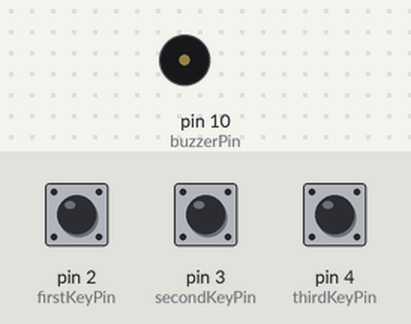
Recording of a sketch running on a simulated Arduino Uno, built with avr-gcc and run on an emulated ATmega328P. On the bench: buzzer (waves = sounding). The test bench sets the inputs (shaded band); at power-on: pin 2 (firstKeyPin) HIGH, pin 3 (secondKeyPin) HIGH, pin 4 (thirdKeyPin) HIGH.

Above: at 1.2 s.
1.3 s: pin 2 (firstKeyPin) pulled LOW for 0.15 s
At 1.37 s:
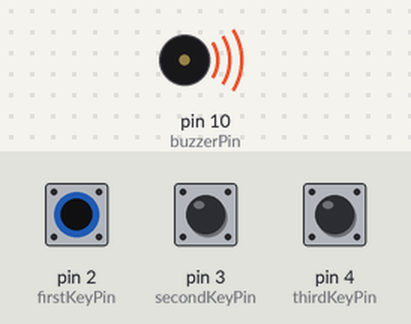
2.9 s: pin 2 (firstKeyPin) pulled LOW for 3.2 s
At 6.7 s:
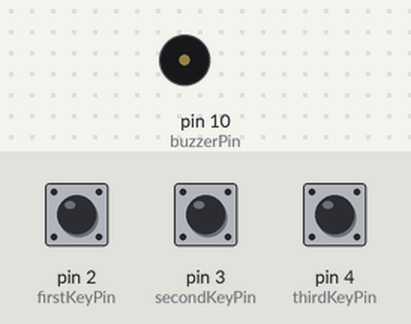
7.6 s: pin 3 (secondKeyPin) pulled LOW for 3.2 s
At 7.9 s:
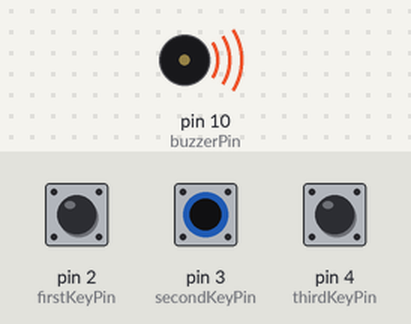
Timing chart, 0 to 12.3 s (numbered marks = the images above; inputs shaded):
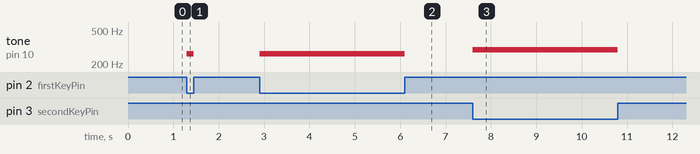

Measured:
- after the input at 1.3 s, tone on pin 10 (buzzerPin): silent → 262 Hz at once, → silent 0.15 s later
- after the input at 2.9 s, tone on pin 10 (buzzerPin): silent → 262 Hz at once, → silent 3.2 s later
- after the input at 7.6 s, tone on pin 10 (buzzerPin): silent → 294 Hz at once, → silent 3.2 s later

The sketch:

Circuit_2B_DigitalTrumpet_MoreNotes.ino
```cpp
/*
 * Circuit 2B-ButtonTrumpet
 * Use 3 buttons to play musical notes on a buzzer
 */

// the arduino pins each component is connected to
int firstKeyPin = 2;
int secondKeyPin = 3;
int thirdKeyPin = 4;
int buzzerPin = 10;

// variable to store state
int inputSum = 0;

// array of frequencies for each pitch
int freq[] = {0, 262, 294, 330, 349, 392, 440, 494};

void setup() {
  // set the connected to the buttons as input pins
  // that use the internal arduino pullup resistors to force output between 0V and Vmax
  pinMode(firstKeyPin, INPUT_PULLUP);
  pinMode(secondKeyPin, INPUT_PULLUP);
  pinMode(thirdKeyPin, INPUT_PULLUP);

  // set the pin connected to the buzzer as output pin
  // so that the arduino will drive the buzzer
  pinMode(buzzerPin, OUTPUT);
}

void loop() {
  //determine the combination of buttons pressed
  inputSum = readInputs(firstKeyPin, secondKeyPin, thirdKeyPin);

  if(inputSum > 0){
    // if any buttons are pressed, play tone
    // frequency depends on combination of buttons pressed
    tone(buzzerPin, freq[inputSum]);

    // reset state variable
    inputSum = 0;
  } else {
    // if no buttons are pressed, don't play a tone
    noTone(buzzerPin);
  }
}

//define custom function to read button combination and determine state
int readInputs(int one, int two, int three){
  int sum = 0;
  if(digitalRead(one)==LOW){sum+=1;} // equivalent to 001 in binary
  if(digitalRead(two)==LOW){sum+=2;} // equivalent to 010 in binary
  if(digitalRead(three)==LOW){sum+=4;} // equivalent to 100 in binary

  return sum;
}
```
